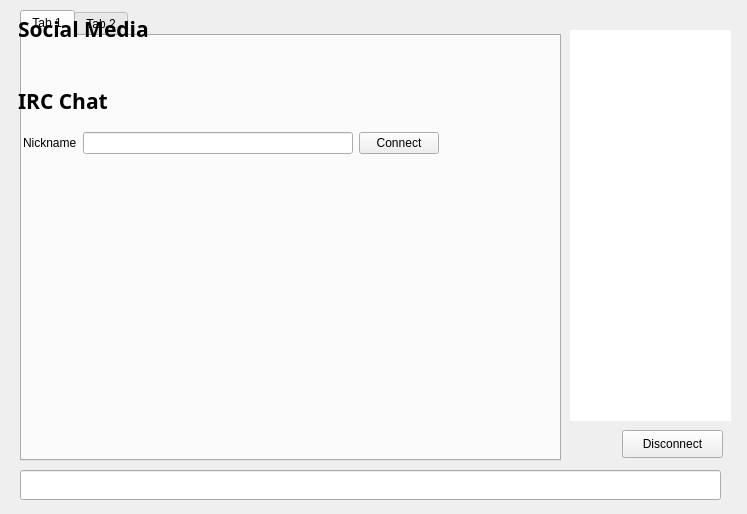
<?xml version="1.0" encoding="UTF-8"?>
<ui version="4.0">
 <class>ChatWindowClass</class>
 <widget class="QWidget" name="ChatWindowClass">
  <property name="geometry">
   <rect>
    <x>0</x>
    <y>0</y>
    <width>747</width>
    <height>514</height>
   </rect>
  </property>
  <widget class="QWidget" name="widget_2" native="true">
   <property name="geometry">
    <rect>
     <x>0</x>
     <y>0</y>
     <width>741</width>
     <height>511</height>
    </rect>
   </property>
   <widget class="QWidget" name="splitter" native="true">
    <property name="enabled">
     <bool>true</bool>
    </property>
    <property name="geometry">
     <rect>
      <x>10</x>
      <y>10</y>
      <width>721</width>
      <height>501</height>
     </rect>
    </property>
    <property name="styleSheet">
     <string notr="true"/>
    </property>
    <widget class="QTabWidget" name="tab">
     <property name="geometry">
      <rect>
       <x>10</x>
       <y>0</y>
       <width>541</width>
       <height>451</height>
      </rect>
     </property>
     <property name="styleSheet">
      <string notr="true"/>
     </property>
     <property name="tabShape">
      <enum>QTabWidget::Rounded</enum>
     </property>
     <property name="currentIndex">
      <number>0</number>
     </property>
     <property name="tabsClosable">
      <bool>false</bool>
     </property>
     <widget class="QWidget" name="widget_4">
      <attribute name="title">
       <string>Tab 1</string>
      </attribute>
     </widget>
     <widget class="QWidget" name="tab_5">
      <attribute name="title">
       <string>Tab 2</string>
      </attribute>
     </widget>
    </widget>
    <widget class="QLineEdit" name="lineEdit">
     <property name="geometry">
      <rect>
       <x>10</x>
       <y>460</y>
       <width>701</width>
       <height>30</height>
      </rect>
     </property>
     <property name="sizePolicy">
      <sizepolicy hsizetype="Fixed" vsizetype="Fixed">
       <horstretch>0</horstretch>
       <verstretch>0</verstretch>
      </sizepolicy>
     </property>
     <property name="maximumSize">
      <size>
       <width>16777215</width>
       <height>30</height>
      </size>
     </property>
    </widget>
    <widget class="QListView" name="userView">
     <property name="geometry">
      <rect>
       <x>560</x>
       <y>20</y>
       <width>161</width>
       <height>391</height>
      </rect>
     </property>
     <property name="minimumSize">
      <size>
       <width>0</width>
       <height>300</height>
      </size>
     </property>
     <property name="styleSheet">
      <string notr="true">border-radius:10px;</string>
     </property>
    </widget>
    <widget class="QPushButton" name="disconnect">
     <property name="geometry">
      <rect>
       <x>612</x>
       <y>420</y>
       <width>101</width>
       <height>28</height>
      </rect>
     </property>
     <property name="text">
      <string>Disconnect</string>
     </property>
    </widget>
   </widget>
   <widget class="QWidget" name="hide3" native="true">
    <property name="geometry">
     <rect>
      <x>0</x>
      <y>0</y>
      <width>731</width>
      <height>501</height>
     </rect>
    </property>
    <property name="sizePolicy">
     <sizepolicy hsizetype="Preferred" vsizetype="Preferred">
      <horstretch>0</horstretch>
      <verstretch>0</verstretch>
     </sizepolicy>
    </property>
    <widget class="QWidget" name="verticalLayoutWidget">
     <property name="geometry">
      <rect>
       <x>0</x>
       <y>-4</y>
       <width>731</width>
       <height>511</height>
      </rect>
     </property>
     <layout class="QVBoxLayout" name="verticalLayout">
      <property name="sizeConstraint">
       <enum>QLayout::SetDefaultConstraint</enum>
      </property>
      <property name="leftMargin">
       <number>18</number>
      </property>
      <property name="topMargin">
       <number>18</number>
      </property>
      <property name="rightMargin">
       <number>18</number>
      </property>
      <property name="bottomMargin">
       <number>18</number>
      </property>
      <item>
       <widget class="QLabel" name="label_social">
        <property name="font">
         <font>
          <family>.Al Bayan PUA</family>
          <pointsize>16</pointsize>
          <weight>75</weight>
          <bold>true</bold>
         </font>
        </property>
        <property name="text">
         <string>Social Media</string>
        </property>
       </widget>
      </item>
      <item>
       <layout class="QGridLayout" name="gridLayout_social"/>
      </item>
      <item>
       <layout class="QHBoxLayout" name="horizontalLayout_social">
        <property name="bottomMargin">
         <number>10</number>
        </property>
        <item>
         <widget class="QLabel" name="link_twitter">
          <property name="text">
           <string>&lt;html&gt;&lt;head/&gt;&lt;body&gt;&lt;p align=&quot;center&quot;&gt;&lt;a href=&quot;https://twitter.com/MaryJaneCoin/&quot; style=&quot; text-decoration: underline; color:#0000ff;&quot;&gt;&lt;img src=&quot;:/icons/twitter&quot;/&gt;&lt;/span&gt;&lt;/a&gt;&lt;/p&gt;&lt;/body&gt;&lt;/html&gt;</string>
          </property>
          <property name="margin">
           <number>5</number>
          </property>
          <property name="openExternalLinks">
           <bool>true</bool>
          </property>
         </widget>
        </item>
        <item>
         <widget class="QLabel" name="link_discord">
          <property name="text">
           <string>&lt;html&gt;&lt;head/&gt;&lt;body&gt;&lt;p align=&quot;center&quot;&gt;&lt;a href=&quot;https://discord.gg/42cGrZz&quot; style=&quot; text-decoration: underline; color:#0000ff;&quot;&gt;&lt;img src=&quot;:/icons/discord&quot;/&gt;&lt;/span&gt;&lt;/a&gt;&lt;/p&gt;&lt;/body&gt;&lt;/html&gt;</string>
          </property>
          <property name="margin">
           <number>5</number>
          </property>
          <property name="openExternalLinks">
           <bool>true</bool>
          </property>
         </widget>
        </item>
        <item>
         <widget class="QLabel" name="link_telegram">
          <property name="text">
           <string>&lt;html&gt;&lt;head/&gt;&lt;body&gt;&lt;p align=&quot;center&quot;&gt;&lt;a href=&quot;https://t.me/joinchat/FjovS0Ndz-J07Ul0crFwuw&quot; style=&quot; text-decoration: underline; color:#0000ff;&quot;&gt;&lt;img src=&quot;:/icons/telegram&quot;/&gt;&lt;/span&gt;&lt;/a&gt;&lt;/p&gt;&lt;/body&gt;&lt;/html&gt;</string>
          </property>
          <property name="margin">
           <number>5</number>
          </property>
          <property name="openExternalLinks">
           <bool>true</bool>
          </property>
         </widget>
        </item>
        <item>
         <widget class="QLabel" name="link_instagram">
          <property name="text">
           <string>&lt;html&gt;&lt;head/&gt;&lt;body&gt;&lt;p align=&quot;center&quot;&gt;&lt;a href=&quot;https://instagram.com/MaryJaneCoin&quot; style=&quot; text-decoration: underline; color:#0000ff;&quot;&gt;&lt;img src=&quot;:/icons/instagram&quot;/&gt;&lt;/span&gt;&lt;/a&gt;&lt;/p&gt;&lt;/body&gt;&lt;/html&gt;</string>
          </property>
          <property name="margin">
           <number>5</number>
          </property>
          <property name="openExternalLinks">
           <bool>true</bool>
          </property>
         </widget>
        </item>
        <item>
         <widget class="QLabel" name="link_facebook">
          <property name="text">
           <string>&lt;html&gt;&lt;head/&gt;&lt;body&gt;&lt;p align=&quot;center&quot;&gt;&lt;a href=&quot;https://www.facebook.com/MaryJaneCoin/&quot; style=&quot; text-decoration: underline; color:#0000ff;&quot;&gt;&lt;img src=&quot;:/icons/face&quot;/&gt;&lt;/span&gt;&lt;/a&gt;&lt;/p&gt;&lt;/body&gt;&lt;/html&gt;</string>
          </property>
          <property name="margin">
           <number>5</number>
          </property>
          <property name="openExternalLinks">
           <bool>true</bool>
          </property>
         </widget>
        </item>
        <item>
         <widget class="QLabel" name="link_reddit">
          <property name="text">
           <string>&lt;html&gt;&lt;head/&gt;&lt;body&gt;&lt;p align=&quot;center&quot;&gt;&lt;a href=&quot;http://www.reddit.com/r/MaryJaneCoin/&quot; style=&quot; text-decoration: underline; color:#0000ff;&quot;&gt;&lt;img src=&quot;:/icons/reddit&quot;/&gt;&lt;/span&gt;&lt;/a&gt;&lt;/p&gt;&lt;/body&gt;&lt;/html&gt;</string>
          </property>
          <property name="margin">
           <number>5</number>
          </property>
          <property name="openExternalLinks">
           <bool>true</bool>
          </property>
         </widget>
        </item>
        <item>
         <widget class="QLabel" name="link_youtube">
          <property name="text">
           <string>&lt;html&gt;&lt;head/&gt;&lt;body&gt;&lt;p align=&quot;center&quot;&gt;&lt;a href=&quot;https://www.youtube.com/channel/UCBgRlAvt33mOedo9dZDrGKg&quot; style=&quot; text-decoration: underline; color:#0000ff;&quot;&gt;&lt;img src=&quot;:/icons/youtube&quot;/&gt;&lt;/span&gt;&lt;/a&gt;&lt;/p&gt;&lt;/body&gt;&lt;/html&gt;</string>
          </property>
          <property name="margin">
           <number>5</number>
          </property>
          <property name="openExternalLinks">
           <bool>true</bool>
          </property>
         </widget>
        </item>
        <item>
         <widget class="QLabel" name="link_bitcointalk">
          <property name="text">
           <string>&lt;html&gt;&lt;head/&gt;&lt;body&gt;&lt;p align=&quot;center&quot;&gt;&lt;a href=&quot;https://bitcointalk.org/index.php?topic=3150167.0&quot; style=&quot; text-decoration: underline; color:#0000ff;&quot;&gt;&lt;img src=&quot;:/icons/forums&quot;/&gt;&lt;/span&gt;&lt;/a&gt;&lt;/p&gt;&lt;/body&gt;&lt;/html&gt;</string>
          </property>
          <property name="margin">
           <number>5</number>
          </property>
          <property name="openExternalLinks">
           <bool>true</bool>
          </property>
         </widget>
        </item>
        <!-- <item>
         <spacer name="horizontalSpacer">
          <property name="orientation">
           <enum>Qt::Horizontal</enum>
          </property>
          <property name="sizeHint" stdset="0">
           <size>
            <width>40</width>
            <height>20</height>
           </size>
          </property>
         </spacer>
        </item>
       </layout>
      </item>
      <item>
       <widget class="QLabel" name="label_exchanges">
        <property name="font">
         <font>
          <family>.Al Bayan PUA</family>
          <pointsize>16</pointsize>
          <weight>75</weight>
          <bold>true</bold>
         </font>
        </property>
        <property name="text">
         <string>Exchanges</string>
        </property>
        <property name="margin">
         <number>0</number>
        </property>
       </widget>
      </item>
      <item>
       <layout class="QHBoxLayout" name="horizontalLayout_exchanges">
        <property name="bottomMargin">
         <number>10</number>
        </property>
        <item>
         <widget class="QLabel" name="link_tradesatoshi">
          <property name="text">
           <string>&lt;html&gt;&lt;head/&gt;&lt;body&gt;&lt;p align=&quot;center&quot;&gt;&lt;a href=&quot;https://tradesatoshi.com/Exchange/?market=MARYJ_BTC&quot; style=&quot; text-decoration: underline; color:#0000ff;&quot;&gt;&lt;img src=&quot;:/icons/tradesatoshi&quot;/&gt;&lt;/span&gt;&lt;/a&gt;&lt;/p&gt;&lt;/body&gt;&lt;/html&gt;</string>
          </property>
          <property name="margin">
           <number>5</number>
          </property>
          <property name="openExternalLinks">
           <bool>true</bool>
          </property>
         </widget>
        </item> -->
        <!-- <item>
         <widget class="QLabel" name="link_maplechange">
          <property name="text">
           <string>&lt;html&gt;&lt;head/&gt;&lt;body&gt;&lt;p align=&quot;center&quot;&gt;&lt;a href=&quot;https://maplechange.com/markets/maryjbtc?markets=all&amp;column=name&amp;order=asc&amp;unit=volume&amp;pinned=true&quot; style=&quot; text-decoration: underline; color:#0000ff;&quot;&gt;&lt;img src=&quot;:/icons/maplechange&quot;/&gt;&lt;/span&gt;&lt;/a&gt;&lt;/p&gt;&lt;/body&gt;&lt;/html&gt;</string>
          </property>
          <property name="margin">
           <number>5</number>
          </property>
          <property name="openExternalLinks">
           <bool>true</bool>
          </property>
         </widget>
        </item> -->
        <item>
         <spacer name="horizontalSpacer_2">
          <property name="orientation">
           <enum>Qt::Horizontal</enum>
          </property>
          <property name="sizeHint" stdset="0">
           <size>
            <width>40</width>
            <height>20</height>
           </size>
          </property>
         </spacer>
        </item>
       </layout>
      </item>
      <item>
       <widget class="QLabel" name="label_irc">
		<property name="visible">
			<bool>false</bool>
		</property>
        <property name="font">
         <font>
          <family>.Al Bayan PUA</family>
          <pointsize>16</pointsize>
          <weight>75</weight>
          <bold>true</bold>
         </font>
        </property>
        <property name="text">
         <string>IRC Chat</string>
        </property>
       </widget>
      </item>
      <item>
       <layout class="QHBoxLayout" name="horizontalLayout_irc">
        <property name="leftMargin">
         <number>5</number>
        </property>
        <property name="topMargin">
         <number>10</number>
        </property>
        <property name="rightMargin">
         <number>5</number>
        </property>
        <item>
         <widget class="QLabel" name="label_5">
			 <property name="visible">
				 <bool>false</bool>
			 </property>
          <property name="text">
           <string>Nickname</string>
          </property>
         </widget>
        </item>
        <item>
         <widget class="QLineEdit" name="editPseudo">
			 <property name="visible">
				 <bool>false</bool>
			 </property>
          <property name="text">
           <string/>
          </property>
         </widget>
        </item>
        <item>
         <widget class="QPushButton" name="buttonConnect">
			 <property name="visible">
				 <bool>false</bool>
			 </property>
          <property name="styleSheet">
           <string notr="true"/>
          </property>
          <property name="text">
           <string>Connect</string>
          </property>
         </widget>
        </item>
        <item>
         <spacer name="horizontalSpacer_3">
          <property name="orientation">
           <enum>Qt::Horizontal</enum>
          </property>
          <property name="sizeHint" stdset="0">
           <size>
            <width>40</width>
            <height>20</height>
           </size>
          </property>
         </spacer>
        </item>
       </layout>
      </item>
      <item>
       <spacer name="verticalSpacer">
        <property name="orientation">
         <enum>Qt::Vertical</enum>
        </property>
        <property name="sizeHint" stdset="0">
         <size>
          <width>20</width>
          <height>40</height>
         </size>
        </property>
       </spacer>
      </item>
     </layout>
    </widget>
   </widget>
  </widget>
  <action name="actionQuit">
   <property name="text">
    <string>Quitter</string>
   </property>
   <property name="shortcut">
    <string>Ctrl+Q</string>
   </property>
  </action>
  <action name="actionCloseTab">
   <property name="text">
    <string>Fermer l'onglet</string>
   </property>
  </action>
 </widget>
 <layoutdefault spacing="6" margin="11"/>
 <resources/>
 <connections/>
</ui>
